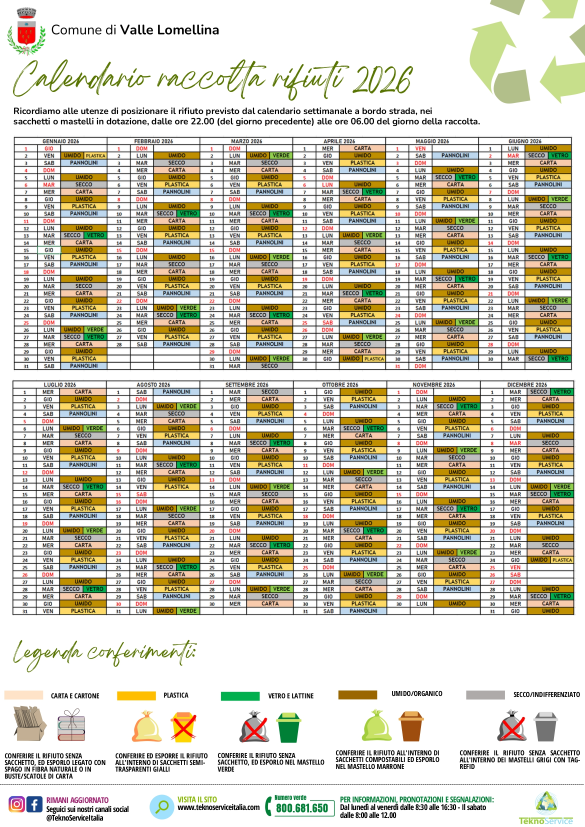
#> input picture app_plugins/builtin/waste_reminder/data/sources/comune_calendar_2026.jpg, 1755 x 2480 px (shown at 1/3 size)
$ python -i VideoHelper.py   (imports and definitions only)
#> lines starting #> are read from the running program, lines starting #| are printed output that depends on the picture
#> further down, picture is the input picture: shape (2480, 1755, 3); mean B, G, R 193, 207.2, 210.3
### app_paths.py
import sys
from pathlib import Path


def _resolve_app_root() -> Path:
    """Return the directory that should hold user-managed runtime files."""
    if getattr(sys, "frozen", False):
        return Path(sys.executable).resolve().parent
    return Path(__file__).resolve().parent


APP_ROOT = _resolve_app_root()
DATA_ROOT = APP_ROOT


# [5 lines left out: function bind_data_root, not called in this run]

### model/VideoHelper.py

from model.AppDataStorage import data_io, data_file, data_directory
from datetime import date
from pathlib import Path

import cv2
import json
import os
import shutil
import numpy as np

from app_paths import DATA_ROOT as APP_ROOT


# [26 lines left out: function load_runtime_options, not called in this run]

# 视频后缀
VIDEO_EXTS = ['.mp4', '.mkv', '.avi', '.mov', '.flv', '.wmv', '.ts']
# 图片后缀
IMAGE_EXTS = ['.jpg', '.jpeg', '.png', '.bmp', '.webp']


# ===========================================

# [8 lines left out: function cv_imread, not called in this run]


def remove_black_borders(img):
    """去除黑边 (Letterbox)"""
    if img is None: return None
    gray = cv2.cvtColor(img, cv2.COLOR_BGR2GRAY)
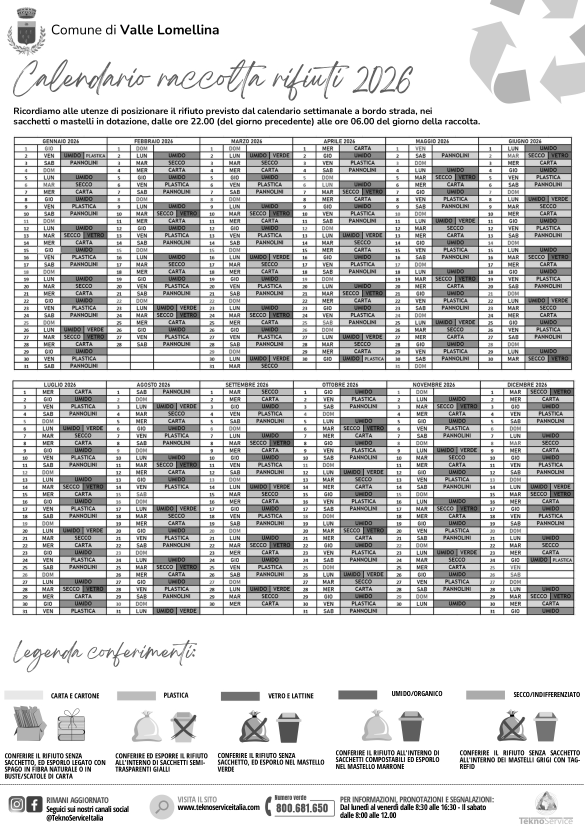
#> gray: shape (2480, 1755) (shown at 1/3 size); min 0, max 255, mean 206.5
    _, thresh = cv2.threshold(gray, 10, 255, cv2.THRESH_BINARY)
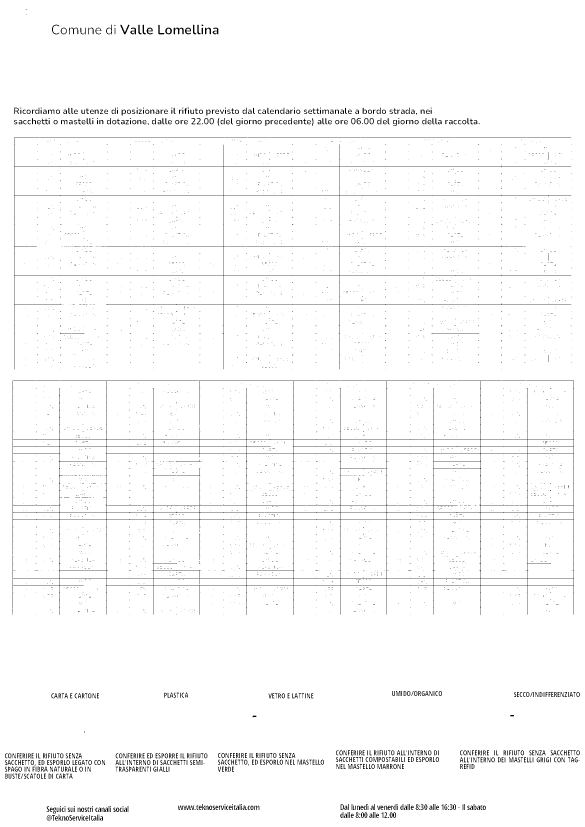
#> thresh: shape (2480, 1755) (shown at 1/3 size); 98% white; black in thin lines or dots
    contours, _ = cv2.findContours(thresh, cv2.RETR_EXTERNAL, cv2.CHAIN_APPROX_SIMPLE)
#> contours = [[[0, 0], [0, 2479], [1754, 2479], [1754, 0]]]
    if not contours: return img
    c = max(contours, key=cv2.contourArea)
#> c = [[0, 0], [0, 2479], [1754, 2479], [1754, 0]]
    x, y, w, h = cv2.boundingRect(c)
#> x = 0; y = 0; w = 1755; h = 2480
    if w < 50 or h < 50: return img
    return img[y:y + h, x:x + w]


class FeatureMatcher:
    # [172 lines left out: functions __init__, get_features, match, scan_images_recursively, get_video_frame_clean, main, not called in this run]


# [2 lines not run here, left out]

>>> import cv2
>>> picture = cv2.imread('../app_plugins/builtin/waste_reminder/data/sources/comune_calendar_2026.jpg')
>>> result = remove_black_borders(picture)
